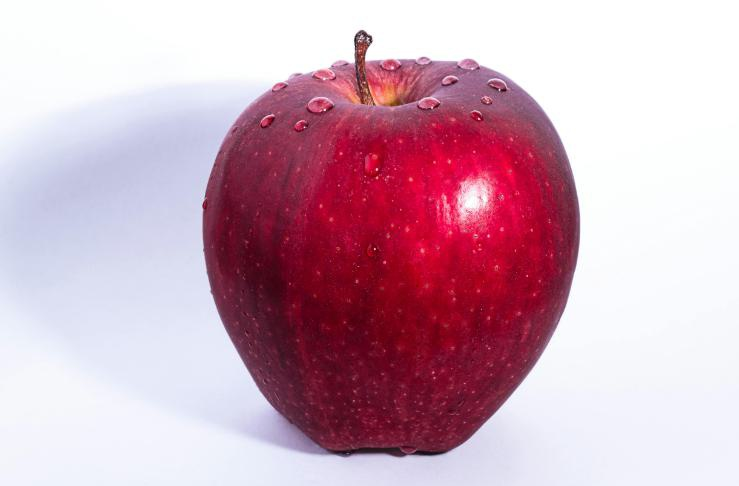
#> input picture assets/input-images/image1.png, 739 x 486 px
$ jupyter execute 03-read-write-show.ipynb   (text cells are left out)
#> lines starting #> are read from the running program, lines starting #| are printed output that depends on the picture
[cell 1]
# Import required libraries
import cv2
import numpy as np
import os

# Verify OpenCV installation
print(f"✅ OpenCV Version: {cv2.__version__}")
print(f"✅ NumPy  Version: {np.__version__}")

# Create output directories if they don't exist
os.makedirs('../assets/outputs', exist_ok=True)
print("✅ Setup completed!")

[cell 2]
# Read image in grayscale mode
image_path = "../assets/input-images/image1.png"
img_gray = cv2.imread(image_path, cv2.IMREAD_GRAYSCALE)
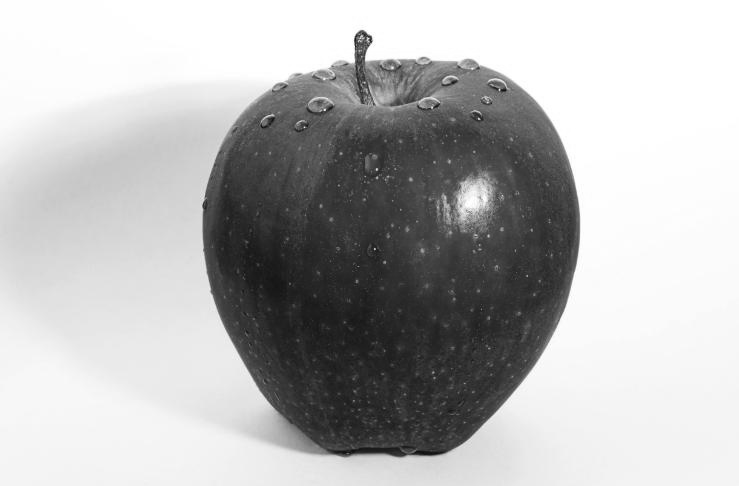
#> img_gray: shape (486, 739); min 13, max 255, mean 182.5

if img_gray is not None:
    print(f"✅ Image loaded successfully")
    print(f"📊 Image shape: {img_gray.shape}")
#| 📊 Image shape: (486, 739)
    print(f"📊 Data  type : {img_gray.dtype}")
#| 📊 Data  type : uint8
    print(f"📊 Min pixel value: {img_gray.min()}")
#| 📊 Min pixel value: 13
    print(f"📊 Max pixel value: {img_gray.max()}")
#| 📊 Max pixel value: 255
else:
    print("❌ Failed to load image. Check the file path.")

# Also load color version for comparison
img_color = cv2.imread(image_path, cv2.IMREAD_COLOR)
#> img_color is the input picture: shape (486, 739, 3); mean B, G, R 185.7, 169.7, 206.6
if img_color is not None:
    print(f"\n🎨 Color image shape: {img_color.shape} (H, W, C)")
#| 🎨 Color image shape: (486, 739, 3) (H, W, C)
else:
    print("❌ Failed to load color image")

[cell 3]
img = cv2.imread(image_path)
cv2.imshow("image", img)                                        # show image

key = cv2.waitKey(0) & 0xFF                                     # 0 means wait while user press any key
#> (key Esc is pressed here)
if key == 27:                                                   # 27 is ASCII code for ESC
    cv2.destroyAllWindows()
elif key == ord('s'):                                           # 's' is ASCII code for 's'
    cv2.imwrite("../assets/outputs/saved_image.jpg", img)       # save image
    cv2.destroyAllWindows()
else:
    print(f"🔑 Key '{chr(key)}' pressed - Closing windows")
    cv2.destroyAllWindows()

[cell 4]
image = cv2.imread("../assets/input-images/image1.png")

# Analyze image properties
if image is not None:
    # Get image dimensions
    h, w, channels = image.shape
#> h = 486; w = 739; channels = 3

    print("📏 Image Properties:")
    print(f"   • Shape        : {image.shape}")
#|    • Shape        : (486, 739, 3)
    print(f"   • Height       : {h} pixels")
#|    • Height       : 486 pixels
    print(f"   • Width        : {w} pixels")
#|    • Width        : 739 pixels
    print(f"   • Channels     : {channels} (BGR)")
#|    • Channels     : 3 (BGR)
    print(f"   • Total pixels : {h * w:,}")
#|    • Total pixels : 359,154
    print(f"   • Data type    : {image.dtype}")
#|    • Data type    : uint8
    print(f"   • Memory size  : {image.nbytes:,} bytes")
#|    • Memory size  : 1,077,462 bytes
else:
    print("❌ No color image loaded for analysis")

[cell 5]
# Access individual pixel values
if img_color is not None:
    # Choose a pixel coordinate (y, x)
    y, x = 100, 100

    # Access BGR values at specific coordinate
    if y < img_color.shape[0] and x < img_color.shape[1]:
        pixel = img_color[y, x]
#> pixel = [252, 242, 242]
        b, g, r = pixel
#> b = 252; g = 242; r = 242

        print(f"🎯 Pixel at coordinate ({x}, {y}):")
        print(f"   • BGR values : {pixel}")
#|    • BGR values : [252 242 242]
        print(f"   • Blue  (B)  : {b}")
#|    • Blue  (B)  : 252
        print(f"   • Green (G)  : {g}")
#|    • Green (G)  : 242
        print(f"   • Red   (R)  : {r}")
#|    • Red   (R)  : 242

        # Access individual channels
        print(f"\n📊 Channel-wise access:")
        print(f"   • Blue  channel: {img_color[y, x, 0]}")
#|    • Blue  channel: 252
        print(f"   • Green channel: {img_color[y, x, 1]}")
#|    • Green channel: 242
        print(f"   • Red   channel: {img_color[y, x, 2]}")
#|    • Red   channel: 242
    else:
        print(f"❌ Coordinates ({x}, {y}) are out of bounds")
else:
    print("❌ No color image available for pixel access")

[cell 6]
# Image resizing examples
if img_color is not None:
    original_height, original_width = img_color.shape[:2]
#> original_height = 486; original_width = 739
    print(f"📐 Original size: {original_width} × {original_height}")
#| 📐 Original size: 739 × 486

    # Method 1: Fixed size
    resized_fixed = cv2.resize(img_color, (300, 300))
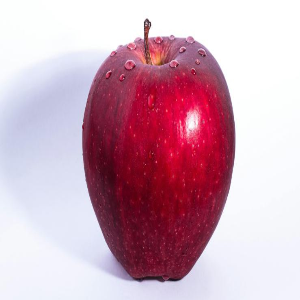
#> resized_fixed: shape (300, 300, 3); mean B, G, R 185.6, 169.7, 206.5
    print(f"✅ Fixed  resize: {resized_fixed.shape[1]} × {resized_fixed.shape[0]}")
#| ✅ Fixed  resize: 300 × 300

    # Method 2: Scale by factor
    scale_factor   = 0.5
    new_width      = int(original_width * scale_factor)
#> new_width = 369
    new_height     = int(original_height * scale_factor)
#> new_height = 243
    resized_scaled = cv2.resize(img_color, (new_width, new_height))
    print(f"✅ Scaled resize (50%): {resized_scaled.shape[1]} × {resized_scaled.shape[0]}")
#| ✅ Scaled resize (50%): 369 × 243

    # Method 3: Using fx and fy parameters (more flexible)
    resized_fx = cv2.resize(img_color, None, fx=0.75, fy=0.75, interpolation=cv2.INTER_CUBIC)
    print(f"✅ FX/FY  resize (75%): {resized_fx.shape[1]} × {resized_fx.shape[0]}")
#| ✅ FX/FY  resize (75%): 554 × 364

    # Display resized image
    cv2.imshow("Original Image", img_color)
    cv2.imshow("Resized  Image (300x300)", resized_fixed)
    cv2.imshow("Scaled   Image (50%)", resized_scaled)
    cv2.imshow("FX/FY    Image (75%)", resized_fx)

    print("\n💡 Press any key to close all windows...")
    cv2.waitKey(0)
    cv2.destroyAllWindows()

    # Save resized images
    cv2.imwrite("../assets/outputs/resized_fixed.png", resized_fixed)
    cv2.imwrite("../assets/outputs/resized_scaled1.png", resized_scaled)
    cv2.imwrite("../assets/outputs/resized_scaled2.png", resized_fx)

    print("💾 Resized images saved to outputs folder")

else:
    print("❌ No image available for resizing")

[cell 7]
# Video capture and recording
print("🎥 Setting up video capture...")

# Initialize video capture (0 = default camera)
cap = cv2.VideoCapture(0)

# Check if camera opened successfully
if not cap.isOpened():
    print("❌ Error: Could not open camera")
    print("💡 Tip  : Make sure camera is connected and not used by other apps")
else:
    print("✅ Camera opened successfully")

    # Get camera properties
    width  = int(cap.get(cv2.CAP_PROP_FRAME_WIDTH))
    height = int(cap.get(cv2.CAP_PROP_FRAME_HEIGHT))
    fps    = cap.get(cv2.CAP_PROP_FPS)

    print(f"📊 Camera properties:")
    print(f"   • Resolution: {width} × {height}")
    print(f"   • FPS: {fps}")
    print("-"*40)

    # Setup video writer
    fourcc      = cv2.VideoWriter_fourcc(*'MJPG')
    output_path = "../assets/outputs/recorded_video.avi"
    out         = cv2.VideoWriter(output_path, fourcc, 20.0, (width, height))

    if out.isOpened():
        print(f"✅ Video writer initialized: {output_path}")
    else:
        print("❌ Failed to initialize video writer")
        print("💡 Try changing codec or check permissions")

    print("\n🎬 Starting video capture...")
    print("💡 Instructions:")
    print("   • ESC key to stop recording")
    print("   • Video will be saved as grayscale")

    frame_count = 0

    try:
        while cap.isOpened():
            ret, frame = cap.read()
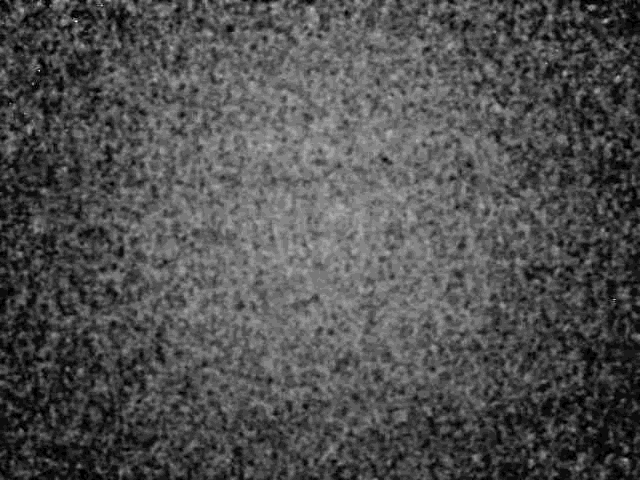
#> input picture frame 4 of assets/outputs/recorded_video.avi, 640 x 480 px, given in place of the camera
#> frame is the input picture: shape (480, 640, 3); min 0, max 19, mean 5.95

            if not ret:
                print("❌ Can't receive frame. Ending capture...")
                break

            frame_count += 1

            # Convert to grayscale for processing
            gray_frame = cv2.cvtColor(frame, cv2.COLOR_BGR2GRAY)

            # Convert back to BGR for video writer (3 channels required)
            gray_bgr   = cv2.cvtColor(gray_frame, cv2.COLOR_GRAY2BGR)

            # Write frame to output video
            out.write(gray_bgr)

            # Display frame
            cv2.imshow("Live Feed (Grayscale)", gray_frame)
            cv2.imshow("Original Feed", frame)

            # Show frame count every 30 frames
            if frame_count % 30 == 0:
                print(f"📹 Frames captured: {frame_count}")

            # Break on ESC key
            if cv2.waitKey(1) & 0xFF == 27:
#> (key Esc is pressed here)
                print(f"\n🛑 Recording stopped by user")
                break

    except KeyboardInterrupt:
        print(f"\n🛑 Recording interrupted by user")

    # Cleanup
    cap.release()
    out.release()
    cv2.destroyAllWindows()

    print(f"\n✅ Video capture completed!")
    print(f"📊 Total frames captured: {frame_count}")
    print(f"💾 Video saved to: {output_path}")
    print("🏁 All resources released successfully")
